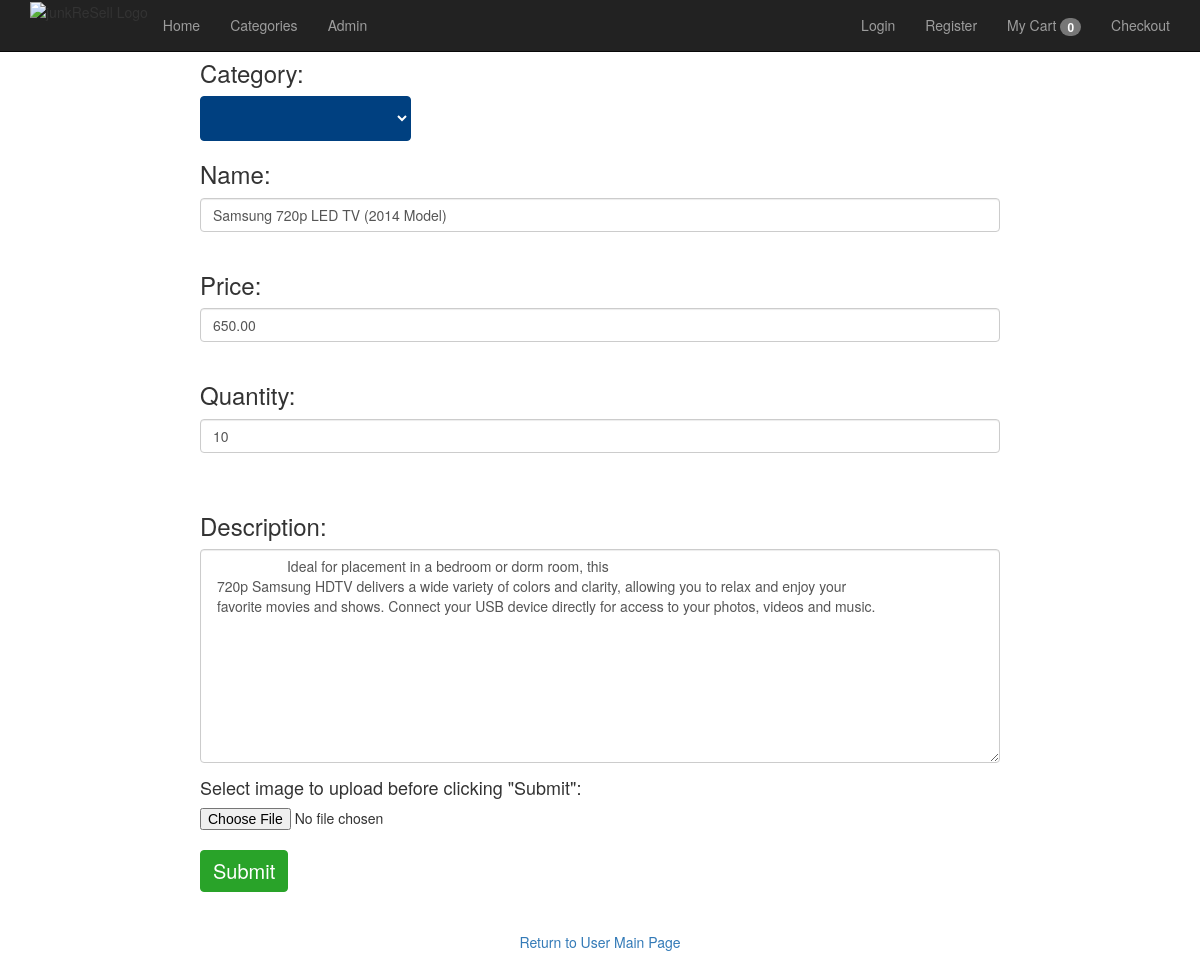
The app's page /account/editProduct.php?id=samsungTV, older data.
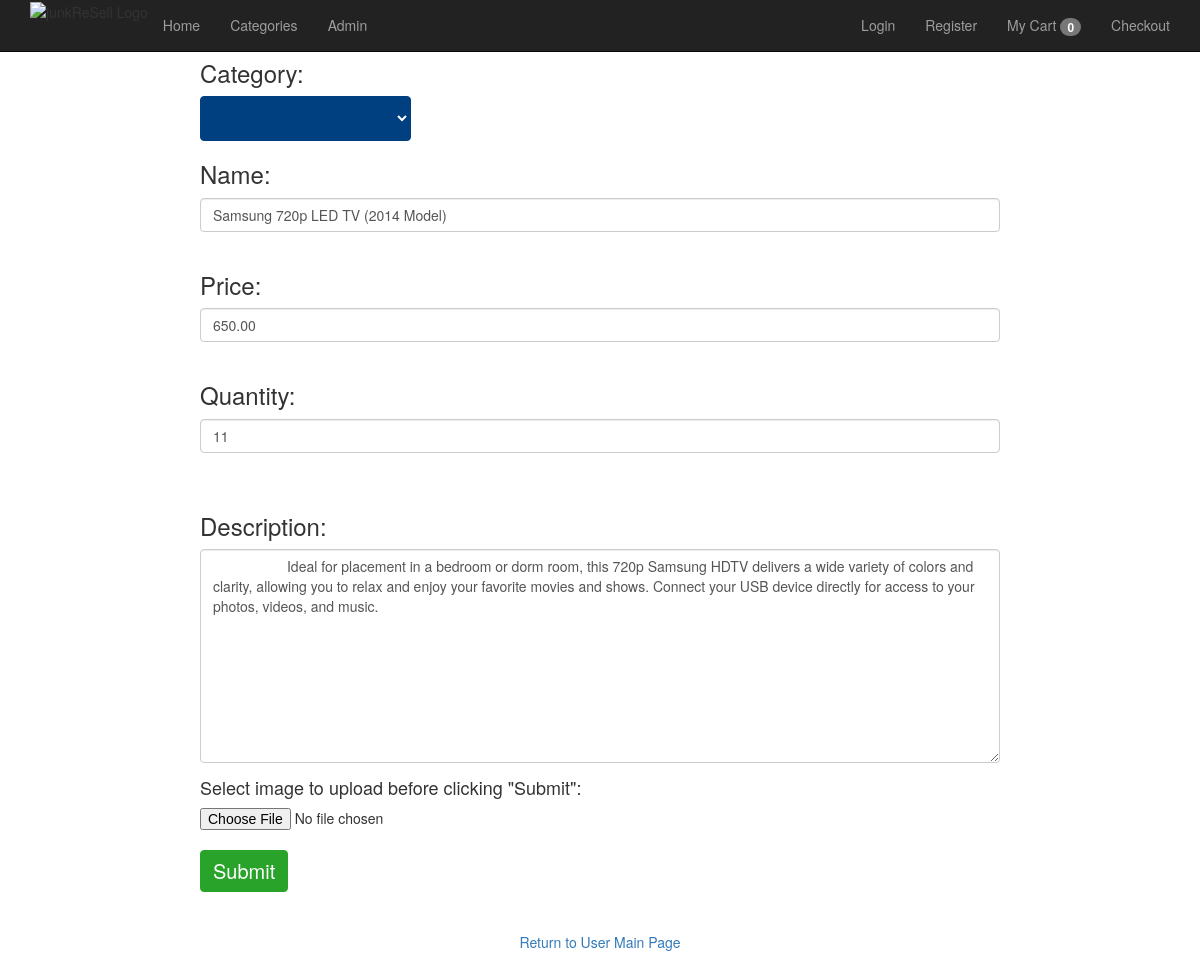
The same page, newer data.
### tables this page shows
CREATE TABLE `product` (
  `productID` int(11) NOT NULL,
  `categoryID` int(11) NOT NULL,
  `productName` varchar(100) NOT NULL,
  `addedBy` varchar(11) NOT NULL,
  `adminOrUserID` int(11) NOT NULL,
  `abbrvName` varchar(60) DEFAULT NULL,
  `productPrice` decimal(10,2) NOT NULL,
  `productQuantity` int(11) NOT NULL,
  `description` text NOT NULL,
  `dateAdded` date NOT NULL
);

### account/editProduct.php (the view, shortened to what this page needs)
<?php
  global $db;
  $productID = $_GET['id'];
	$query = "SELECT * FROM product
              WHERE abbrvName = '$productID'";
    $statement = $db->prepare($query);
    $statement->execute();
    $products = $statement->fetchAll();
    $queryAllCategories = 'SELECT * FROM category
                           ORDER BY categoryID';
    $statement2 = $db->prepare($queryAllCategories);
    $statement2->execute();
    $categories = $statement2->fetchAll();
?>
<?php include '../view/header.php'; ?>
    <main>
      <form method="POST" action="editProductConfirm.php?id=<?php echo $products[0]['abbrvName']; ?>"
            enctype="multipart/form-data"
            style="padding-left: 200px; padding-right: 200px">
      <h3>Category:</h3>
      <select name="category_id" class="btn btn-primary dropdown-toggle"
              type="button" data-toggle="dropdown"
              style="background-color: #004080; font-size: 20px; border-color:#004080;" required>
      <option disabled selected value></option>
     <?php foreach ($categories as $category) :
              if ($category['categoryID'] == $product['categoryID']){
                $selected = 'selected';
              }else{
                $selected = '';
              }
     ?>
      <option style="background-color:white; color:black;" value="<?php echo $category['categoryID']; ?>"<?php echo $selected ?>>
      </option>
     <?php endforeach; ?>
     </select><br>
      <div class="form-group">
        <h3>Name:</h3>
        <input type="text" name="name" class="form-control"
              value="<?php echo $products[0]['productName']; ?>" required><br>
      </div>
      <div class="form-group">
        <h3>Price:</h3>
        <input type="text" name="price" class="form-control" placeholder="0.00" pattern="^\d*(\.\d{2}$)?"
               value="<?php echo $products[0]['productPrice']; ?>" required><br>
      </div>
      <div class="form-group">
        <h3>Quantity:</h3>
        <input type="text" name="quantity" class="form-control"
               value="<?php echo $products[0]['productQuantity']; ?>" required><br><br>
      </div>
      <div class="form-group">
	       <h3>Description:</h3>
	       <textarea rows="10" cols="50" name="description"
                   class="form-control" required>
                   <?php echo $products[0]['description']; ?>
         </textarea>
      </div>
      <h4>Select image to upload before clicking "Submit":</h4>
      <input type="file" name="fileToUpload" id="fileToUpload"><br>
      <input id="button" type="submit" name="submit" value="Submit"
             class="btn btn-primary dropdown-toggle" data-toggle="dropdown"
             style="background-color: #29a329; font-size: 20px; border-color:#29a329;">
      </form><br><br>
      <p align="center"><a href="index.php">Return to User Main Page</a></p>
    </main>
  </body>
</html>

Row changes from the older to the newer data that the page shows:
changed product: quantity "10" → "11"; description "…access to your photos, videos and music." → "…access to your photos, videos, and music."
